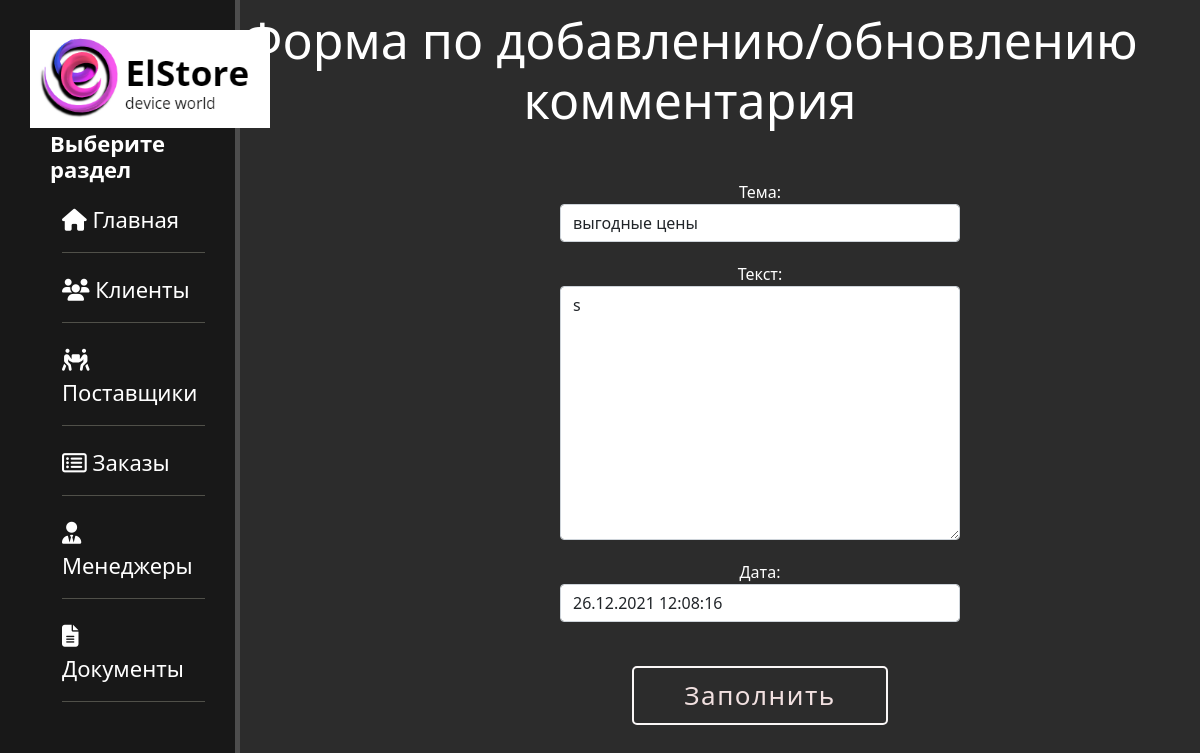
The app's page /comment/9/edit/20/ with its own data.
### base/models.py (models this page shows, shortened)
class Comment(models.Model):
    client = models.ForeignKey(Clients, on_delete=models.CASCADE, related_name='comment')
    topic = models.CharField(max_length=200, verbose_name='Тема')
    text = models.TextField(verbose_name='Текст')
    create_date = models.DateTimeField(blank=True, null=True, default=timezone.now, verbose_name='Дата')
    class Meta:
        verbose_name = 'Комментарий'
        verbose_name_plural = 'Комментарии'

### base/views.py (the view)
# urls.py: path('comment/<int:client_id>/edit/<int:comment_id>/', views.comment_edit, name='comment_edit'),
def comment_edit(request, client_id, comment_id):
    comment = get_object_or_404(Comment, pk=comment_id)
    if request.method == "POST":
        form = CommentForm(request.POST, instance=comment)
        if form.is_valid():
            comment = form.save(commit=False)
            comment.save()
            return redirect('/clients/%s' % client_id)
    else:
        form = CommentForm(instance=comment)
    return render(request, 'base/comment_edit.html', {'form': form})

### base/forms.py
class CommentForm(ModelForm):
    class Meta:
        model = Comment
        fields = ('topic', 'text', 'create_date')
        widgets = {
            "topic": TextInput(attrs={
                'class': 'form-control',
                'placeholder': 'название'
            }),
            "text": Textarea(attrs={
                'class': 'form-control',
                'placeholder': 'текст'
            }),
            "create_date": DateTimeInput(attrs={
                'class': 'form-control',
                'placeholder': 'дата и время'
            }),
        }

### base/templates/base/comment_edit.html (shortened to what this page needs)
{% extends 'base/layout.html' %} {% block content %}
<div class="features">
    <h1>Форма по добавлению/обновлению комментария</h1>
    <form method="post">
        {% csrf_token %} {{form.as_p}}
        <br>
        <button class="mybtn" id="delupbutton" type="submit">Заполнить</button>
    </form>
</div>
{% endblock %} {% block title %}Форма по добавлению/обновлению комментария{% endblock %}

### base/static/base/css/main.css (style rules this page uses)
body { background: #2c2c2c; }
main .features { float: left; color: #fff; margin-top: 10px; text-align: center; width: 75%; }
main .features h1 { font-size: 50px; }
main .features p { max-width: 400px; margin: 20px auto; }
form { margin-left: 30%; width: 500px; margin-top: 50px; }
.mybtn { margin-left: 420px; background-color: transparent; padding: 8px 220px; border: 2px solid rgb(250, 247, 247); border-radius: 5px; font-size: 26px; letter-spacing: 1.5px; color: rgb(241, 224, 224); outline: none; cursor: pointer; }
#delupbutton { display: inline-block; padding-left: 50px; padding-right: 50px; margin: auto; margin-bottom: 5px; text-decoration: none; }

### records on screen
Comment: topic "выгодные цены", text "s", create_date "26.12.2021 12:08:16"
